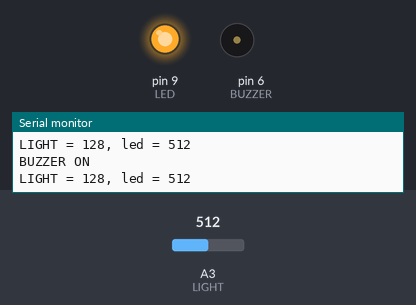
This sketch was run on a simulated Arduino Uno, built with avr-gcc and run on an emulated ATmega328P. Shown: output pins drawn as LEDs (lit = HIGH), buzzer (waves = sounding), the last lines printed to the serial monitor. Inputs (shaded band) come from the test bench; at power-on: A3 (LIGHT) = 512.

Above: at 3.8 s.
3.9 s: A3 (LIGHT) set to 190
At 7.3 s:
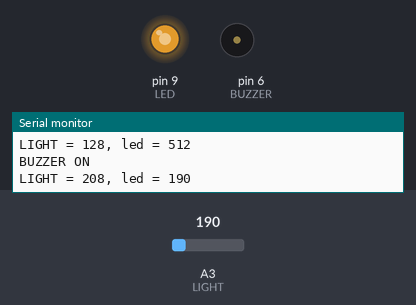
7.8 s: A3 (LIGHT) set to 306
At 11.8 s:
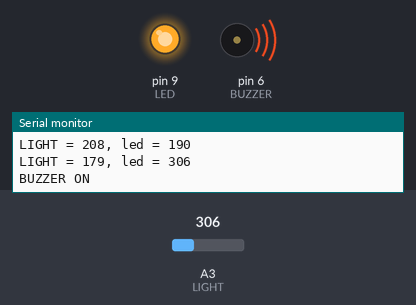
15.5 s: A3 (LIGHT) set to 122
At 18.9 s:
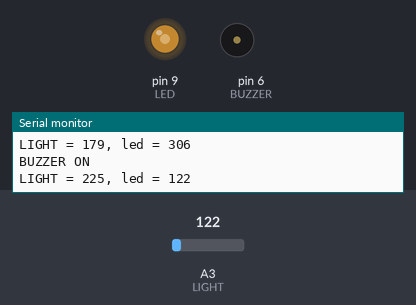
19.5 s: A3 (LIGHT) set to 0
At 22.4 s:
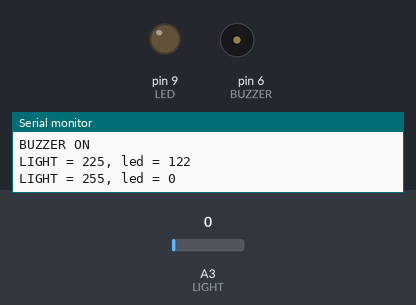
23.4 s: A3 (LIGHT) set to 511
At 24.7 s:
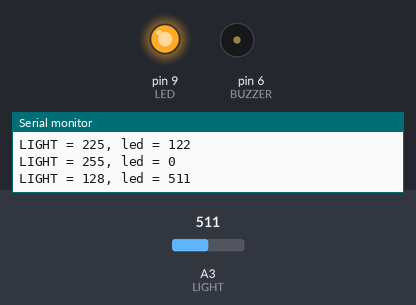
Timing chart, 0 to 32.1 s (numbered marks = the images above; inputs shaded):
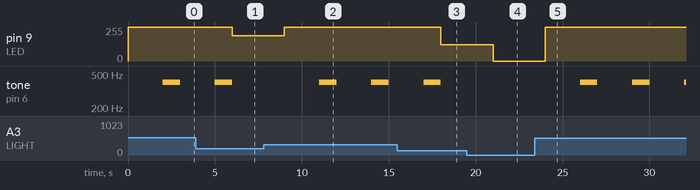

Measured:
- after the input at 3.9 s, pin 9 (LED): 255/255 → 190/255 after 2.1 s
- after the input at 7.8 s, pin 9 (LED): 190/255 → 255/255 after 1.2 s; tone on pin 6 (BUZZER): alternates 400 Hz for 1.0 s and silent for 2.0 s, starting after 3.2 s
- after the input at 15.5 s, pin 9 (LED): 255/255 → 122/255 after 2.5 s
- after the input at 19.5 s, pin 9 (LED): 122/255 → 0/255 after 1.5 s
- after the input at 23.4 s, pin 9 (LED): 0/255 → 255/255 after 0.61 s; tone on pin 6 (BUZZER): alternates 400 Hz for 1.0 s and silent for 2.0 s, starting after 2.6 s

The sketch:

Spec_1.ino
```cpp
#define LIGHT A3
#define LED 9
int BUZZER = 6;


void setup(){
  Serial.begin(9600);
  pinMode(LIGHT,INPUT);
  pinMode(LED, OUTPUT);
  pinMode(BUZZER, OUTPUT);
  }

  void loop(){
    int value = analogRead(LIGHT);
    int data = map(value, 0, 1023, 255, 0 ); // map(value,fromLow,fromHigh,toLow,toHigh); chane dinamic range value coz analog

    Serial.print("LIGHT = ");
    Serial.print(data);
    Serial.print(", ");


    analogWrite(LED,value);
    Serial.print("led = ");
    Serial.println(value);
    delay(2000);

    if(data > 200){
      noTone(BUZZER);
      delay(1000);
     }
    else if(data > 100 && data < 200){
      Serial.println("BUZZER ON");
      tone(BUZZER, 400);
      delay(1000);

      noTone(BUZZER);
    }
    else {
      Serial.println("BUZZER ON");
      tone(BUZZER, 400);
      delay(1000);

      noTone(BUZZER);
    }
  }

  // map(value,fromLow,fromHigh,toLow,toHigh); chane dinamic range value
```
